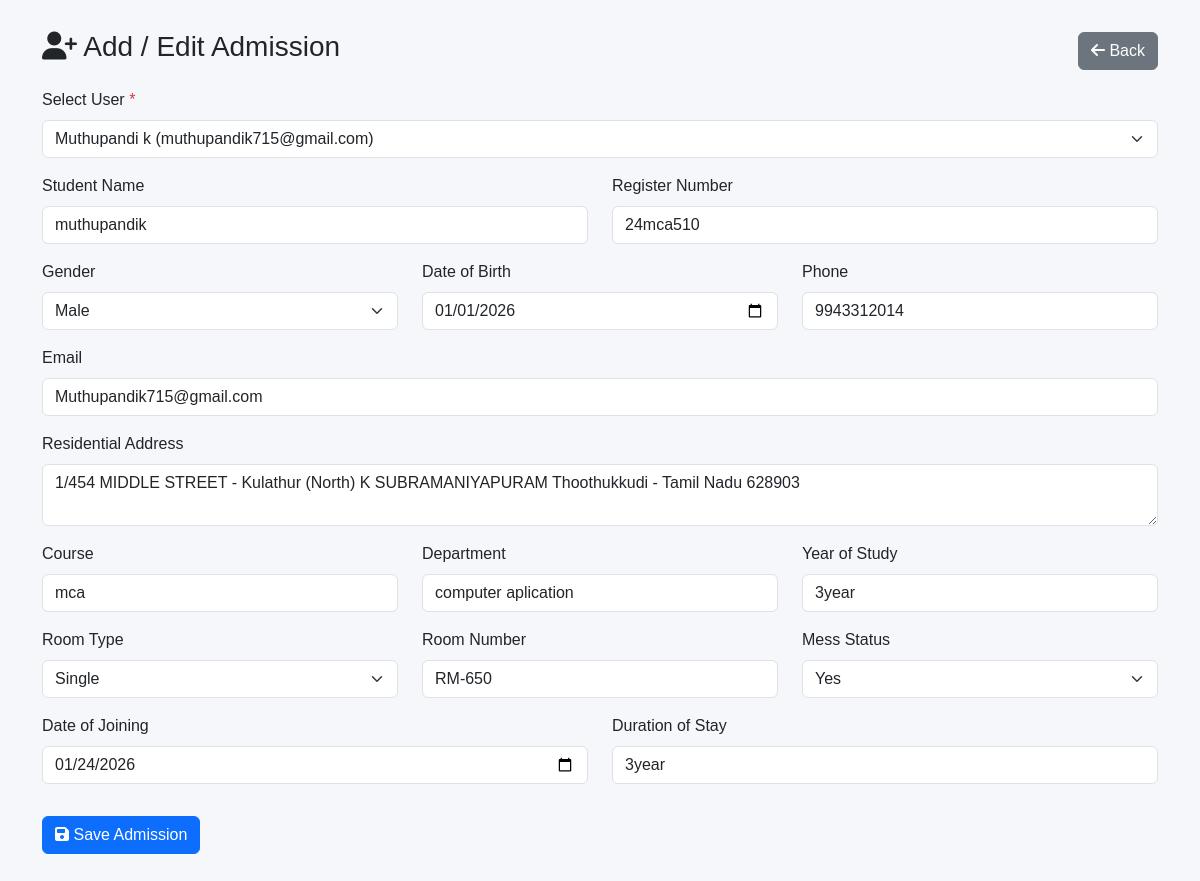
Screenshot of /admin/add_admission.php?user_id=1 (signed in) with the database file from the repository.
### tables this page shows
CREATE TABLE `admission` (
  `id` int(11) NOT NULL,
  `user_id` int(11) NOT NULL,
  `student_name` varchar(255) NOT NULL,
  `reg_no` varchar(100) NOT NULL,
  `gender` varchar(20) NOT NULL,
  `date_of_birth` date NOT NULL,
  `phone` varchar(20) NOT NULL,
  `email` varchar(255) NOT NULL,
  `residential_address` text NOT NULL,
  `course` varchar(100) NOT NULL,
  `department` varchar(100) NOT NULL,
  `year_of_study` varchar(50) NOT NULL,
  `room_type` varchar(50) NOT NULL,
  `room_number` varchar(50) NOT NULL,
  `mess_status` varchar(50) NOT NULL,
  `date_of_joining` date NOT NULL,
  `duration_of_stay` varchar(50) NOT NULL,
  `is_confirmed` tinyint(1) NOT NULL DEFAULT 0,
  `created_at` datetime DEFAULT current_timestamp()
);

### admin/add_admission.php (the view, shortened to what this page needs)
<?php
include('../includes/config.php');
$users = [];
$res = $mysqli->query("SELECT id, name, email FROM users ORDER BY name ASC");
while ($row = $res->fetch_assoc()) {
    $users[] = $row;
}
$selected_user_id = isset($_GET['user_id']) ? intval($_GET['user_id']) : null;
$existing_admission = null;
if ($selected_user_id) {
    $stmt = $mysqli->prepare("SELECT * FROM admission WHERE user_id = ? LIMIT 1");
    $stmt->bind_param('i', $selected_user_id);
    $stmt->execute();
    $r = $stmt->get_result();
    if ($r->num_rows > 0) $existing_admission = $r->fetch_assoc();
}
?>
<!DOCTYPE html>
<html lang="en">
<head>
    <link href="https://cdn.jsdelivr.net/npm/bootstrap@5.3.0/dist/css/bootstrap.min.css" rel="stylesheet">
    <link rel="stylesheet" href="https://cdnjs.cloudflare.com/ajax/libs/font-awesome/6.4.0/css/all.min.css">
</head>
<body>
<div class="main container">
    <div class="d-flex justify-content-between align-items-center mb-3">
        <h3><i class="fas fa-user-plus"></i> Add / Edit Admission</h3>
        <a href="students.php" class="btn btn-secondary"><i class="fas fa-arrow-left"></i> Back</a>
    </div>
    <form method="POST" action="">
        <div class="mb-3">
            <label class="form-label">Select User <span class="text-danger">*</span></label>
            <select name="user_id" class="form-select" required onchange="if(this.value) location.href='add_admission.php?user_id='+this.value;">
                <?php foreach ($users as $u): ?>
                    <option value="<?php echo $u['id']; ?>" <?php echo ($selected_user_id == $u['id']) ? 'selected' : ''; ?>><?php echo htmlspecialchars($u['name'].' ('.$u['email'].')'); ?></option>
                <?php endforeach; ?>
            </select>
        </div>
        <div class="row">
            <div class="col-md-6 mb-3">
                <label class="form-label">Student Name</label>
                <input type="text" name="student_name" class="form-control" value="<?php echo htmlspecialchars($existing_admission['student_name'] ?? ''); ?>">
            </div>
            <div class="col-md-6 mb-3">
                <label class="form-label">Register Number</label>
                <input type="text" name="reg_no" class="form-control" value="<?php echo htmlspecialchars($existing_admission['reg_no'] ?? ''); ?>">
            </div>
        </div>
        <div class="row">
            <div class="col-md-4 mb-3">
                <label class="form-label">Gender</label>
                <select name="gender" class="form-select">
                    <option value="Male" <?php echo (isset($existing_admission['gender']) && $existing_admission['gender']=='Male')?'selected':''; ?>>Male</option>
                </select>
            </div>
            <div class="col-md-4 mb-3">
                <label class="form-label">Date of Birth</label>
                <input type="date" name="date_of_birth" class="form-control" value="<?php echo htmlspecialchars($existing_admission['date_of_birth'] ?? ''); ?>">
            </div>
            <div class="col-md-4 mb-3">
                <label class="form-label">Phone</label>
                <input type="text" name="phone" class="form-control" value="<?php echo htmlspecialchars($existing_admission['phone'] ?? ''); ?>">
            </div>
        </div>
        <div class="mb-3">
            <label class="form-label">Email</label>
            <input type="email" name="email" class="form-control" value="<?php echo htmlspecialchars($existing_admission['email'] ?? ''); ?>">
        </div>
        <div class="mb-3">
            <label class="form-label">Residential Address</label>
            <textarea name="residential_address" class="form-control"><?php echo htmlspecialchars($existing_admission['residential_address'] ?? ''); ?></textarea>
        </div>
        <div class="row">
            <div class="col-md-4 mb-3">
                <label class="form-label">Course</label>
                <input type="text" name="course" class="form-control" value="<?php echo htmlspecialchars($existing_admission['course'] ?? ''); ?>">
            </div>
            <div class="col-md-4 mb-3">
                <label class="form-label">Department</label>
                <input type="text" name="department" class="form-control" value="<?php echo htmlspecialchars($existing_admission['department'] ?? ''); ?>">
            </div>
            <div class="col-md-4 mb-3">
                <label class="form-label">Year of Study</label>
                <input type="text" name="year_of_study" class="form-control" value="<?php echo htmlspecialchars($existing_admission['year_of_study'] ?? ''); ?>">
            </div>
        </div>
        <div class="row">
            <div class="col-md-4 mb-3">
                <label class="form-label">Room Type</label>
                <select name="room_type" class="form-select">
                    <option value="Single" <?php echo (isset($existing_admission['room_type']) && $existing_admission['room_type']=='Single')?'selected':''; ?>>Single</option>
                </select>
            </div>
            <div class="col-md-4 mb-3">
                <label class="form-label">Room Number</label>
                <input type="text" name="room_number" class="form-control" value="<?php echo htmlspecialchars($existing_admission['room_number'] ?? ''); ?>">
            </div>
            <div class="col-md-4 mb-3">
                <label class="form-label">Mess Status</label>
                <select name="mess_status" class="form-select">
                    <option value="Yes" <?php echo (isset($existing_admission['mess_status']) && $existing_admission['mess_status']=='Yes')?'selected':''; ?>>Yes</option>
                </select>
            </div>
        </div>
        <div class="row">
            <div class="col-md-6 mb-3">
                <label class="form-label">Date of Joining</label>
                <input type="date" name="date_of_joining" class="form-control" value="<?php echo htmlspecialchars($existing_admission['date_of_joining'] ?? ''); ?>">
            </div>
            <div class="col-md-6 mb-3">
                <label class="form-label">Duration of Stay</label>
                <input type="text" name="duration_of_stay" class="form-control" value="<?php echo htmlspecialchars($existing_admission['duration_of_stay'] ?? ''); ?>">
            </div>
        </div>
        <div class="mt-3">
            <button type="submit" name="submit" class="btn btn-primary"><i class="fas fa-save"></i> Save Admission</button>
        </div>
    </form>
</div>
</body>
</html>

### admin/add_admission.php (style rules this page uses)
body { font-family: Poppins, sans-serif; background:#f5f7fa; }
.main { margin:30px; }

### rows the page displays
admission: student_name "muthupandik", reg_no "24mca510", gender "Male", date_of_birth "01/01/2026", phone "9943312014", email "Muthupandik715@gmail.com", residential_address "1/454 MIDDLE STREET - Kulathur (North) K SUBRAMANIYAPURAM Thoothukkudi - Tamil Nadu 628903", course "mca", department "computer aplication", year_of_study "3year", room_type "Single", room_number "RM-650", mess_status "Yes", date_of_joining "01/24/2026", duration_of_stay "3year"

### other values shown
form field user_id "Muthupandi k (muthupandik715@gmail.com)"
